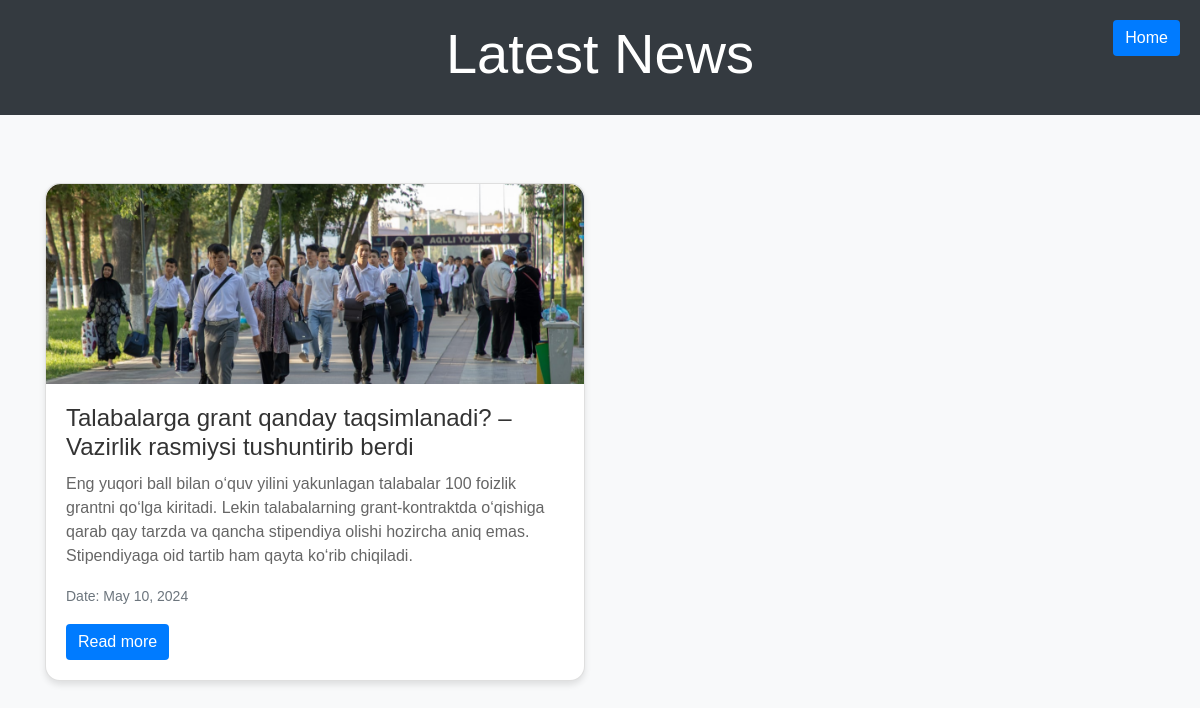
Screenshot of /news/detail/3/ with the database file from the repository.
### news/models.py (models this page shows, shortened)
class News(models.Model):
    title = models.CharField(max_length=200, verbose_name='Title')
    info = models.TextField()
    set_data = models.DateField(auto_now_add=True, verbose_name='Set Date')
    link = models.URLField(verbose_name='Link')
    image = models.ImageField(verbose_name='Image', upload_to='news/')

### news/views.py (the view)
# urls.py: path('detail/<int:pk>/', detail_view, name='detail'),
def detail_view(request, pk):
    news = News.objects.filter(id=pk)
    return render(request, 'detail.html', {'data': news})

### templates/detail.html (shortened to what this page needs)
<!DOCTYPE html>
<html lang="en">
<head>
    <link rel="stylesheet" href="https://stackpath.bootstrapcdn.com/bootstrap/4.5.2/css/bootstrap.min.css">
</head>
<body>
    <header class="text-center">
        <h1 class="display-4">Latest News</h1>
    </header>
    <div class="container mt-4">
        <nav aria-label="breadcrumb">
            <ol class="breadcrumb">
            </ol>
        </nav>
        <div class="row">
            {% for news in data %}
            <div class="col-md-6 mb-4">
                <div class="card">
                    <img src="{{ news.image.url }}" class="card-img-top" alt="{{ news.title }}">
                    <div class="card-body">
                        <h5 class="card-title">{{ news.title }}</h5>
                        <p class="card-text">{{ news.info }}</p>
                        <p class="card-text"><small class="text-muted">Date: {{ news.set_data }}</small></p>
                        <a href="{{ news.link }}" class="btn btn-primary">Read more</a>
                    </div>
                </div>
            </div>
            {% endfor %}
        </div>
    </div>
    <a href="{% url 'home' %}" class="btn btn-primary btn-home">Home</a>
</body>
</html>

### templates/detail.html (style rules this page uses)
body { font-family: Arial, sans-serif; background-color: #f8f9fa; margin: 0; padding: 0; }
header { background-color: #343a40; color: #fff; padding: 20px 0; }
.breadcrumb { background-color: transparent; font-size: 18px; margin-bottom: 20px; }
.card { border-radius: 15px; box-shadow: 0 4px 6px rgba(0, 0, 0, 0.1); transition: all 0.3s ease; height: 100%; }
.card-img-top { border-top-left-radius: 15px; border-top-right-radius: 15px; height: 200px; object-fit: cover; }
.card-body { padding: 20px; height: 100%; }
.card-title { font-size: 24px; color: #333; margin-bottom: 10px; }
.card-text { color: #666; }
.text-muted { font-size: 14px; }
.btn-primary { background-color: #007bff; border: none; }
.btn-home { position: absolute; top: 20px; right: 20px; }

### rows the page displays
News: image (picture), title "Talabalarga grant qanday taqsimlanadi? – Vazirlik rasmiysi tushuntirib berdi", info "Eng yuqori ball bilan o‘quv yilini yakunlagan talabalar 100 foizlik grantni qo‘lga kiritadi. Lekin talabalarning grant-kontraktda o‘qishiga qarab qay tarzda va qancha stipendiya olishi hozircha aniq emas. Stipendiyaga oid tartib ham qayta ko‘rib chiqiladi.", set_data "May 10, 2024"
